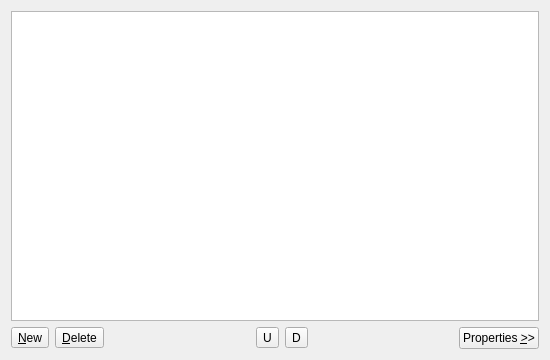
<ui version="4.0" >
 <comment>*********************************************************************
**
** Copyright (C) 2014 Digia Plc and/or its subsidiary(-ies).
** Contact: http://www.qt-project.org/legal
**
** This file is part of the Qt Designer of the Qt Toolkit.
**
** $QT_BEGIN_LICENSE:LGPL21$
** Commercial License Usage
** Licensees holding valid commercial Qt licenses may use this file in
** accordance with the commercial license agreement provided with the
** Software or, alternatively, in accordance with the terms contained in
** a written agreement between you and Digia. For licensing terms and
** conditions see http://qt.digia.com/licensing. For further information
** use the contact form at http://qt.digia.com/contact-us.
**
** GNU Lesser General Public License Usage
** Alternatively, this file may be used under the terms of the GNU Lesser
** General Public License version 2.1 or version 3 as published by the Free
** Software Foundation and appearing in the file LICENSE.LGPLv21 and
** LICENSE.LGPLv3 included in the packaging of this file. Please review the
** following information to ensure the GNU Lesser General Public License
** requirements will be met: https://www.gnu.org/licenses/lgpl.html and
** http://www.gnu.org/licenses/old-licenses/lgpl-2.1.html.
**
** In addition, as a special exception, Digia gives you certain additional
** rights. These rights are described in the Digia Qt LGPL Exception
** version 1.1, included in the file LGPL_EXCEPTION.txt in this package.
**
** $QT_END_LICENSE$
**
*********************************************************************</comment>
 <class>qdesigner_internal::ItemListEditor</class>
 <widget class="QWidget" name="qdesigner_internal::ItemListEditor" >
  <property name="geometry" >
   <rect>
    <x>0</x>
    <y>0</y>
    <width>550</width>
    <height>360</height>
   </rect>
  </property>
  <property name="windowTitle" >
   <string/>
  </property>
  <layout class="QVBoxLayout" name="verticalLayout_2" >
   <item>
    <widget class="QWidget" native="1" name="widget" >
     <layout class="QVBoxLayout" name="verticalLayout" >
      <property name="margin" >
       <number>0</number>
      </property>
      <item>
       <widget class="QListWidget" name="listWidget" >
        <property name="enabled" >
         <bool>true</bool>
        </property>
        <property name="toolTip" >
         <string>Items List</string>
        </property>
       </widget>
      </item>
      <item>
       <layout class="QHBoxLayout" name="buttonsLayout" >
        <item>
         <widget class="QToolButton" name="newListItemButton" >
          <property name="toolTip" >
           <string>New Item</string>
          </property>
          <property name="text" >
           <string>&amp;New</string>
          </property>
         </widget>
        </item>
        <item>
         <widget class="QToolButton" name="deleteListItemButton" >
          <property name="toolTip" >
           <string>Delete Item</string>
          </property>
          <property name="text" >
           <string>&amp;Delete</string>
          </property>
         </widget>
        </item>
        <item>
         <spacer>
          <property name="orientation" >
           <enum>Qt::Horizontal</enum>
          </property>
          <property name="sizeHint" stdset="0" >
           <size>
            <width>16</width>
            <height>10</height>
           </size>
          </property>
         </spacer>
        </item>
        <item>
         <widget class="QToolButton" name="moveListItemUpButton" >
          <property name="toolTip" >
           <string>Move Item Up</string>
          </property>
          <property name="text" >
           <string>U</string>
          </property>
         </widget>
        </item>
        <item>
         <widget class="QToolButton" name="moveListItemDownButton" >
          <property name="toolTip" >
           <string>Move Item Down</string>
          </property>
          <property name="text" >
           <string>D</string>
          </property>
         </widget>
        </item>
        <item>
         <spacer name="horizontalSpacer" >
          <property name="orientation" >
           <enum>Qt::Horizontal</enum>
          </property>
          <property name="sizeHint" stdset="0" >
           <size>
            <width>40</width>
            <height>20</height>
           </size>
          </property>
         </spacer>
        </item>
        <item>
         <widget class="QPushButton" name="showPropertiesButton" >
          <property name="text" >
           <string>Properties &amp;>></string>
          </property>
         </widget>
        </item>
       </layout>
      </item>
     </layout>
    </widget>
   </item>
  </layout>
 </widget>
 <resources/>
 <connections/>
</ui>
